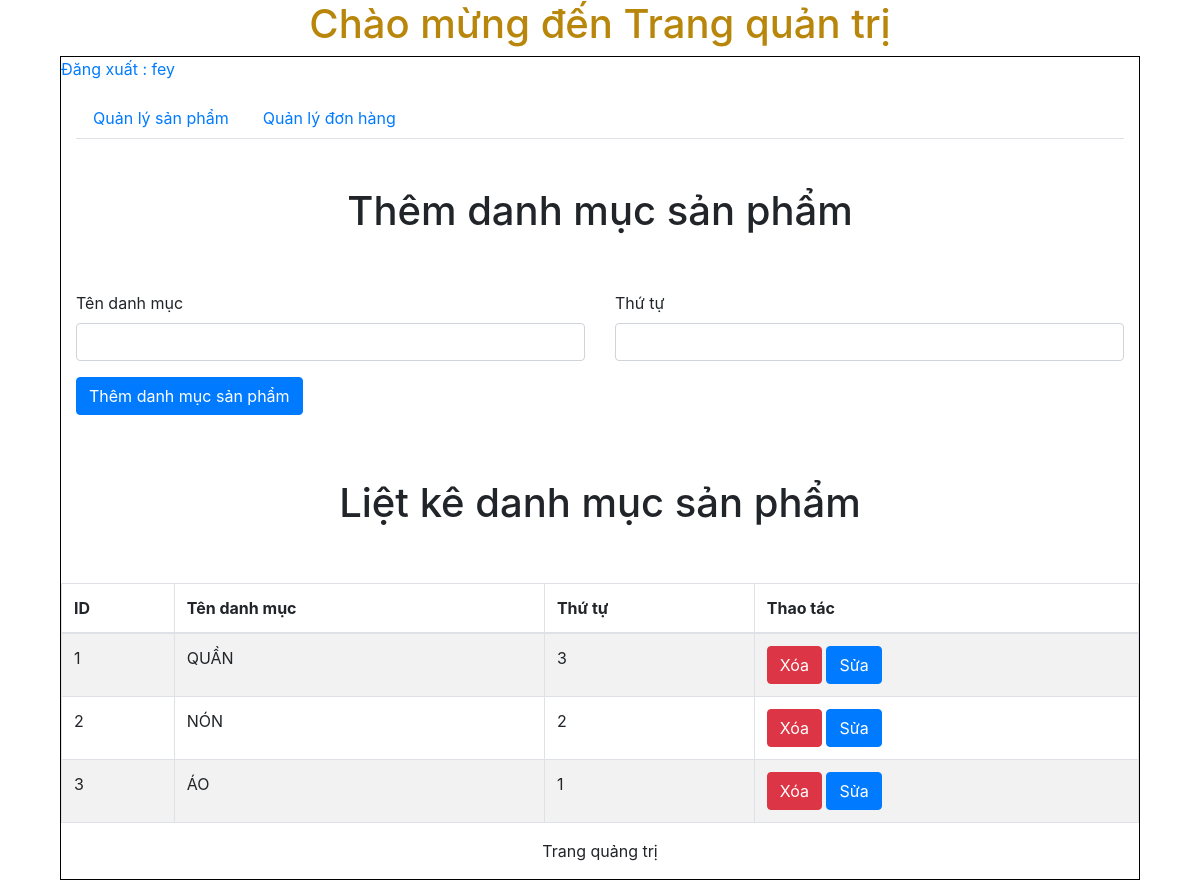
/admincp/index.php?action=quanlydanhmucsanpham&query=them (signed in), run on the app's committed database.
### tables this page shows
CREATE TABLE `tbl_danhmuc` (
  `id_danhmuc` int(11) NOT NULL,
  `tendanhmuc` varchar(100) NOT NULL,
  `thutu` int(11) NOT NULL
);

### admincp/modules/quanlydanhmucsp/lietke.php (the view)
<?php
    $sql_lietke = "SELECT * FROM tbl_danhmuc ORDER BY thutu DESC";
    $result_lietke = mysqli_query($connect, $sql_lietke);
?>
<br><br><center><h1>Liệt kê danh mục sản phẩm</h1></center><br><br>
<div class="table-responsive">
    <table class="table table-striped table-bordered">
        <thead>
            <tr>
                <th>ID</th>
                <th>Tên danh mục</th>
                <th>Thứ tự</th>
                <th>Thao tác</th>
            </tr>
        </thead>
        <tbody>
            <?php
            $i = 0;
            while ($row = mysqli_fetch_array($result_lietke)) {
                $i++;
            ?>
                <tr>
                    <td><?php echo $i ?></td>
                    <td><?php echo $row['tendanhmuc'] ?></td>
                    <td><?php echo $row['thutu'] ?></td>
                    <td>
                        <a href="modules/quanlydanhmucsp/xuly.php?iddanhmuc=<?php echo $row['id_danhmuc'] ?>" class="btn btn-danger">Xóa</a>
                        <a href="?action=quanlydanhmucsanpham&query=sua&iddanhmuc=<?php echo $row['id_danhmuc'] ?>" class="btn btn-primary">Sửa</a>
                    </td>
                </tr>
            <?php
            }
            ?>
        </tbody>
    </table>
</div>

### data on the page
tbl_danhmuc: tendanhmuc "QUẦN", thutu "3"
tbl_danhmuc: tendanhmuc "NÓN", thutu "2"
tbl_danhmuc: tendanhmuc "ÁO", thutu "1"

### other printed values
$_SESSION['dangnhap'] "fey"
